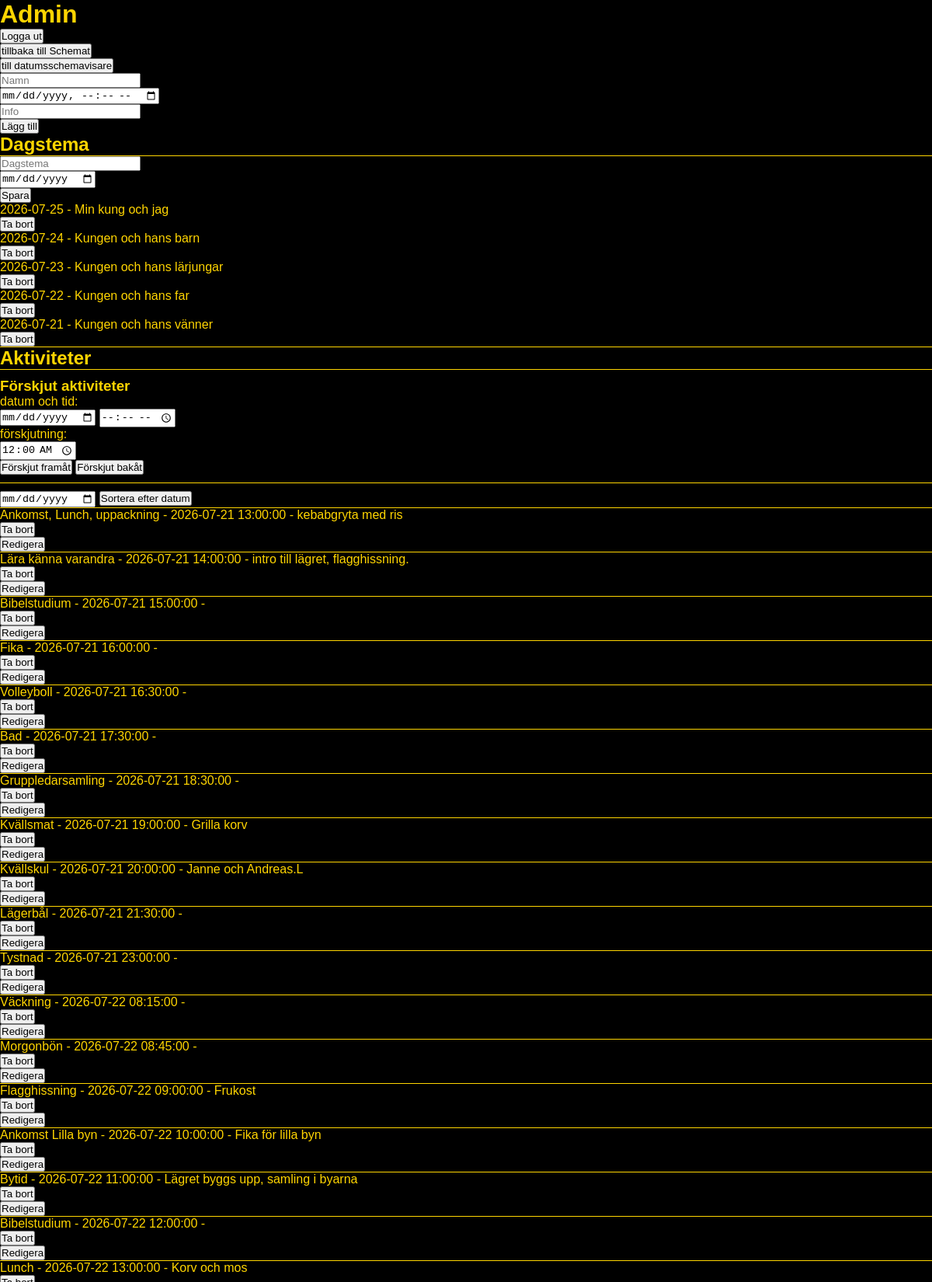
/admin.php (signed in, upper part), run on the app's committed database.
### tables this page shows
CREATE TABLE `dagstema` (
  `id` int(11) NOT NULL,
  `tema` varchar(255) NOT NULL,
  `begin` date NOT NULL
);

CREATE TABLE `activiteter` (
  `id` int(11) NOT NULL,
  `name` varchar(255) NOT NULL,
  `begin` datetime NOT NULL DEFAULT current_timestamp(),
  `info` varchar(255) NOT NULL
);

### admin.php (the view, shortened to what this page needs)
<!DOCTYPE html>
<?php require_once("asset.php");
if (isset($_GET['sort_date'])) {
    $sort_date = $_GET['sort_date'];
    $ownlink = "admin.php?sort_date=" . $sort_date;
    $issort = true;
}else{
    $ownlink = "admin.php";
    $issort = false;
}
    ?>
<html lang="en">
<head>
    <link rel="stylesheet" href="style.css">
</head>
<body>
    <?php
    if (!isset($_SESSION['admin']) || $_SESSION['admin'] !== true) {?>
        <h1>Admin login</h1>
        <form action="admin.php" method="post">
            <input type="password" name="password" placeholder="Lösenord" required><br>
            <input type="submit" value="Logga in">
        </form>
        <form action="sida2.php" method="post">
        <input type="submit" value="tillbaka till Schemat">
    </form>
    <?php }else{?>
    <h1>Admin</h1>
    <form action="<?php echo $ownlink; ?>" method="post">
        <input type="submit" name="logout" value="Logga ut">
    </form>
    <form action="index.php" method="post">
        <input type="submit" value="tillbaka till Schemat">
    </form>
    <form action="sida2.php" method="post">
        <input type="submit" value="till datumsschemavisare">
    </form>
    <form action="<?php echo $ownlink; ?>" method="post">
        <input type="text" name="name" placeholder="Namn" required><br>
        <input type="datetime-local" name="begin" required><br>
        <input type="text" name="info" placeholder="Info"><br>
        <input type="submit" value="Lägg till">
    </form>
    <h2>Dagstema</h2>
    <div class="line"></div>
    <form action="admin.php" method="post">
        <input type="text" name="daytheme" placeholder="Dagstema" required><br>
        <input type="date" name="daytheme_date" required><br>
        <input type="submit" value="Spara">
    </form>
        <div class="dropdown-content">
            <?php
            $sql = "SELECT * FROM dagstema ORDER BY begin DESC";
            $result = mysqli_query($conn, $sql);
            while($row = mysqli_fetch_assoc($result)) { ?>
                <p> <?php echo $row['begin'] ?> -  <?php echo $row['tema'] ?> </p>
                <form action="admin.php" method="post">
                    <input type="submit" name="delete_theme" value="Ta bort">
                </form>
            <?php
            } ?>
        </div>
    <div class="line"></div>
    <h2>Aktiviteter <?php if (isset($sort_date)) { echo " Sorterade efter " . $sort_date; } ?></h2>
    <form action="admin.php" method="post" class="shift-form">
        <h3>Förskjut aktiviteter</h3>
        <p>datum och tid:</p>
        <input type="date" name="shift_date" required>
        <input type="time" name="shift_time" required> <br>
        <p>förskjutning:</p>
        <input type="time" name="shift_amount" required value="00:00">  <br>
        <input type="submit" name="shift" value="Förskjut framåt">
        <input type="submit" name="shift_back" value="Förskjut bakåt">
    </form>
    <?php if ($issort == false){ ?>
    <form action="admin.php" method="post">
        <input type="date" name="sort_date" required>
        <input type="submit" name="sort" value="Sortera efter datum">
    </form>
    <?php }else{ ?>
    <form action="admin.php" method="post">
        <input type="submit" name="ojsort" value="Sortera ej efter datum">
    </form>
    <?php }
    echo "<div class='line'></div>";
    if ($issort == true) {
        $sql = "SELECT * FROM activiteter WHERE DATE(begin) = '$sort_date' ORDER BY begin ASC";
    } else {
    $sql = "SELECT * FROM activiteter ORDER BY begin ASC";
    }
    $result = mysqli_query($conn, $sql);
    while($row = mysqli_fetch_assoc($result)) {
        echo "<p>" . $row['name'] . " - " . $row['begin'] . " - " . $row['info'] . "</p>";
        echo "<form action=" . $ownlink . " method='post'><input type='hidden' name='delete_id' value='" . $row['id'] . "'><input type='submit' value='Ta bort'></form>";
        echo "<form action=" . $ownlink . " method='post'><input type='hidden' name='edit_id' value='" . $row['id'] . "'><input type='submit' value='Redigera'></form>";
        echo "<div class='line'></div>";
    }
    }?>
</body>
</html>

### style.css (style rules this page uses)
* { box-sizing: border-box; padding: 0%; margin: 0%; }
body { background-color: oklch(0% 0 0); color:oklch(88.282% 0.18104 94.468); font-family: sans-serif; }
.line { height: 1px; width: 100%; background-color: oklch(88.282% 0.18104 94.468); }
.shift-form { border-top: 1px solid oklch(88.282% 0.18104 94.468); padding-top: 10px; padding-bottom: 10px; border-bottom: 1px solid oklch(88.282% 0.18104 94.468); margin-bottom: 10px; }

### data on the page
dagstema: begin "2026-07-25", tema "Min kung och jag"
dagstema: begin "2026-07-24", tema "Kungen och hans barn"
dagstema: begin "2026-07-23", tema "Kungen och hans lärjungar"
dagstema: begin "2026-07-22", tema "Kungen och hans far"
dagstema: begin "2026-07-21", tema "Kungen och hans vänner"
activiteter: name "Ankomst, Lunch, uppackning", begin "2026-07-21 13:00:00", info "kebabgryta med ris"
activiteter: name "Lära känna varandra", begin "2026-07-21 14:00:00", info "intro till lägret, flagghissning."
activiteter: name "Bibelstudium", begin "2026-07-21 15:00:00"
activiteter: name "Fika", begin "2026-07-21 16:00:00"
activiteter: name "Volleyboll", begin "2026-07-21 16:30:00"
activiteter: name "Bad", begin "2026-07-21 17:30:00"
activiteter: name "Gruppledarsamling", begin "2026-07-21 18:30:00"
activiteter: name "Kvällsmat", begin "2026-07-21 19:00:00", info "Grilla korv"
activiteter: name "Kvällskul", begin "2026-07-21 20:00:00", info "Janne och Andreas.L"
activiteter: name "Lägerbål", begin "2026-07-21 21:30:00"
activiteter: name "Tystnad", begin "2026-07-21 23:00:00"
activiteter: name "Väckning", begin "2026-07-22 08:15:00"
activiteter: name "Morgonbön", begin "2026-07-22 08:45:00"
activiteter: name "Flagghissning", begin "2026-07-22 09:00:00", info "Frukost"
activiteter: name "Ankomst Lilla byn", begin "2026-07-22 10:00:00", info "Fika för lilla byn"
activiteter: name "Bytid", begin "2026-07-22 11:00:00", info "Lägret byggs upp, samling i byarna"
activiteter: name "Bibelstudium", begin "2026-07-22 12:00:00"
activiteter: name "Lunch", begin "2026-07-22 13:00:00", info "Korv och mos"
